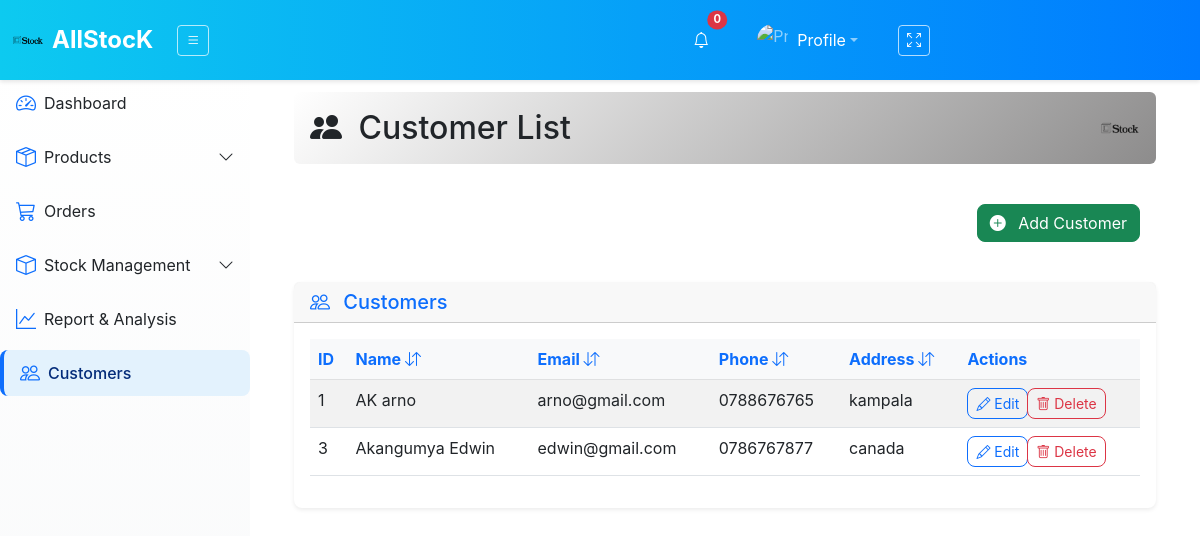
The app's page /customers/ with its own data.
### inventory_sys/models.py (models this page shows, shortened)
class Customer(models.Model):
    name = models.CharField(max_length=100)
    email = models.EmailField(unique=True)
    phone = models.CharField(max_length=10)
    address = models.CharField(max_length=40)

### inventory_sys/views.py (the view, shortened to what this page needs)
# urls.py: path('customers/', views.customer_list, name='customer_list'),
def customer_list(request):
    customers = Customer.objects.all()
    paginator = Paginator(customers, 7)
    page_number = request.GET.get('page')
    page_obj = paginator.get_page(page_number)
    total_cust = Customer.objects.count()
    context = {
        'page_obj': page_obj,
        'total_cust': total_cust,
    }
    return render(request, 'Invapp/customer_list.html', context)

### inventory_sys/templates/InvApp/customer_list.html (shortened to what this page needs)
{% extends "InvApp/layout.html" %}
{% load static %}
{% block content %}
<div class="container-fluid pt-3">
    <div class="d-flex justify-content-between align-items-center mb-4 p-3 rounded" style="background: linear-gradient(135deg, #ffffff 0%, #8d8c8c 100%); color: #fff;">
        <h2 class="m-0 text-dark"><i class="bi bi-people-fill me-2"></i> Customer List</h2>
        <img src="{% static 'images/logo-sm.png' %}" alt="Logo" style="height: 40px; opacity: 0.9;">
    </div>
    <div class="card border-0  rounded-3 mb-4">
        <div class="card-body">
            <div class="row g-3 align-items-end">
                <div class=" d-flex justify-content-end">
                    <button type="button" class="btn btn-success rounded-3" data-bs-toggle="modal" data-bs-target="#addCustomerModal">
                        <i class="bi bi-plus-circle-fill me-2"></i> Add Customer
                    </button>
                </div>
            </div>
        </div>
    </div>
    <div class="card border-0 shadow-sm rounded-3">
        <div class="card-header  text-primary">
            <h5 class="mb-0"><i class="bi bi-people me-2"></i> Customers</h5>
        </div>
        <div class="card-body">
            <div class="table-responsive">
                    <table id="example" class="table table-striped" style="width:100%">
                    <thead class="table-light">
                        <tr>
                            <th>ID</th>
                            <th>Name <i class="bi bi-arrow-down-up sort-icon" data-column="1"></i></th>
                            <th>Email <i class="bi bi-arrow-down-up sort-icon" data-column="2"></i></th>
                            <th>Phone <i class="bi bi-arrow-down-up sort-icon" data-column="3"></i></th>
                            <th>Address <i class="bi bi-arrow-down-up sort-icon" data-column="4"></i></th>
                            <th>Actions</th>
                        </tr>
                    </thead>
                    <tbody>
                        {% for customer in page_obj %}
                        <tr>
                            <td>{{ customer.id }}</td>
                            <td>{{ customer.name }}</td>
                            <td>{{ customer.email }}</td>
                            <td>{{ customer.phone }}</td>
                            <td>{{ customer.address }}</td>
                            <td>
                                <div class="btn-group">
                                    <button type="button" class="btn btn-sm btn-outline-primary rounded-3" data-bs-toggle="modal" data-bs-target="#editCustomerModal{{ customer.id }}">
                                        <i class="bi bi-pencil"></i> Edit
                                    </button>
                                    <button type="button" class="btn btn-sm btn-outline-danger rounded-3" data-bs-toggle="modal" data-bs-target="#deleteCustomerModal{{ customer.id }}">
                                        <i class="bi bi-trash"></i> Delete
                                    </button>
                                </div>
                            </td>
                        </tr>
                        {% endfor %}
                    </tbody>
                </table>
            </div>
        </div>
    </div>
</div>
{% endblock %}

### inventory_sys/static/style/style.css (style rules this page uses)
.card { border-radius: 10px; transition: transform 0.2s ease-in-out; }
.card { transition: transform 0.2s; }
.table th { color: #0d6efd; }

### inventory_sys/static/style/layout.css (style rules this page uses)
body { min-height: 100vh; overflow-x: hidden; padding-top: var(--navbar-height); padding-left: var(--sidebar-width); font-family: 'Inter', sans-serif; transition: all 0.3s ease; }
.card { transition: transform 0.3s ease; }

### inventory_sys/static/style/order.css (style rules this page uses)
.card { transition: transform 0.2s; }

### records on screen
Customer: id "1", name "AK arno", email "arno@gmail.com", phone "0788676765", address "kampala"
Customer: id "3", name "Akangumya Edwin", email "edwin@gmail.com", phone "0786767877", address "canada"
